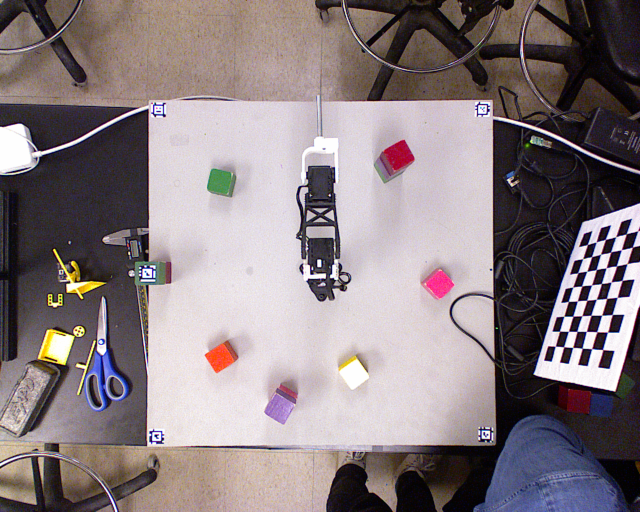
#> input picture data/rgb_image.png, 1280 x 1024 px, found by its file name (shown at 1/2 size)
$ python detect_block.py   (older library calls are emulated)
#> lines starting #> are read from the running program, lines starting #| are printed output that depends on the picture; after the words box and inside, x2 and y2 are one past the last pixel; in counts of white or black regions, pixels touching at a corner belong together
import cv2
import numpy as np
import math

colors = {'red': [0,8,200,255,75,115], 'green':[40,70,100,255,45,85], 'blue':[100,130,100,200,60,90],
         'orange': [8,18,200,255,90,150], 'purple':[140,170,100,170,45,75], 'pink': [170,180,180,250,125,165],
         'yellow' : [20,30,200,255,100,255], 'black': [5,30,100,210,20,60]}

colors_center = {'red': [4,227.5,95], 'green' : [55,177.5,65], 'blue' : [115,150,75],
                 'orange' : [13,227.5,120], 'purple' :[155,135,60], 'pink': [175,215,145],
                 'yellow' : [25,227.5,177.5], 'black': [17.5,155,40]}

frame =cv2.imread("./data/rgb_image.png",cv2.IMREAD_UNCHANGED)
#> frame is the input picture: shape (1024, 1280, 3); mean B, G, R 129.1, 125.7, 137.2

video_frame = cv2.cvtColor(frame, cv2.COLOR_BGR2HSV)
#> video_frame: shape (1024, 1280, 3); mean H, S, V 92.7, 66.6, 143.3
video_frame = cv2.resize(video_frame, (640, 480))
#> video_frame: shape (480, 640, 3); mean H, S, V 92.5, 66.5, 143.2
depth_frame = cv2.imread("./data/raw_depth.png",0).astype(np.uint8)
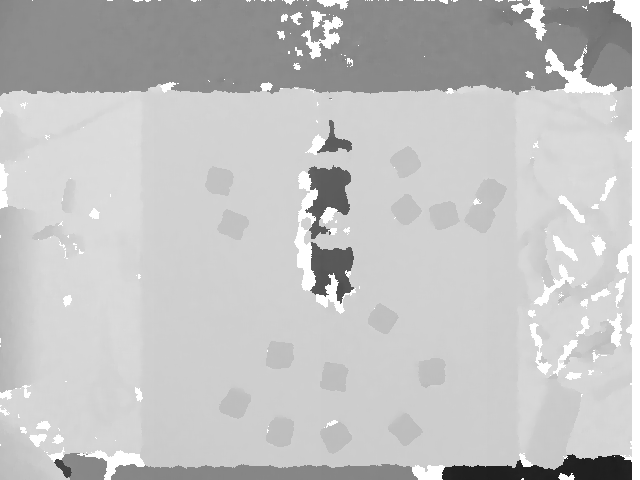
#> input picture data/raw_depth.png, 640 x 480 px, found by its file name
#> depth_frame is the input picture: shape (480, 640); min 28, max 255, mean 194
depth_frame = cv2.medianBlur(depth_frame, 3)
th1 = cv2.inRange(depth_frame, 158, 200)
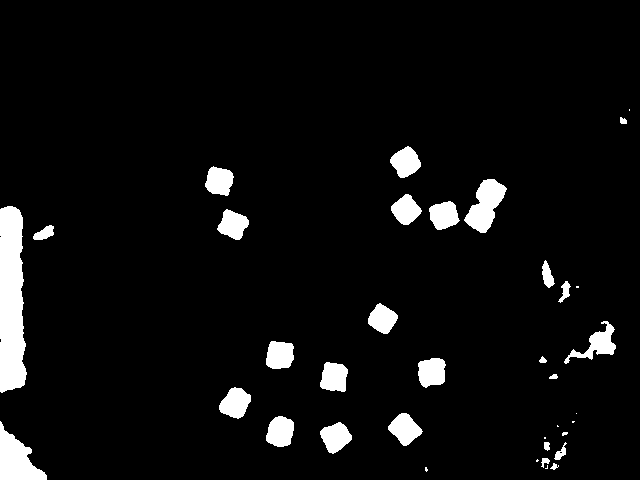
#> th1: shape (480, 640); 5.6% white; 37 white regions (10 under 20 px), largest, box (x1, y1, x2, y2) and area: (0, 206, 27, 393) 4193, (0, 421, 47, 480) 1481, (464, 179, 507, 233) 1256
kernel = cv2.getStructuringElement(cv2.MORPH_ELLIPSE,(5,5))
th1 = cv2.erode(th1, kernel, iterations=2)
#> th1: shape (480, 640); 3% white; 19 white regions (2 under 20 px), largest, box (x1, y1, x2, y2) and area: (0, 210, 22, 389) 3190, (0, 432, 43, 480) 1137, (469, 183, 502, 229) 655
th1 = cv2.dilate(th1, kernel, iterations=1)
#> th1: shape (480, 640); 4% white; 19 white regions, largest, box (x1, y1, x2, y2) and area: (0, 208, 24, 391) 3685, (0, 430, 45, 480) 1285, (467, 181, 504, 231) 934
binary = cv2.Canny(th1, 10, 90)
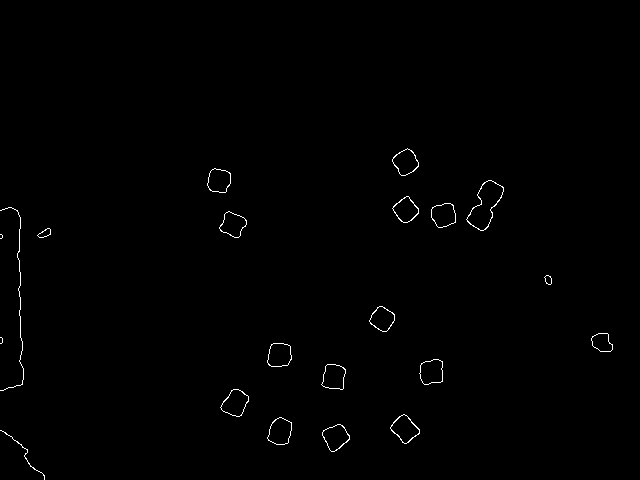
#> binary: shape (480, 640); 0.54% white in thin lines or dots, all inside (x1, y1, x2, y2) = (0, 148, 613, 480)
image, contours, hierarchy = cv2.findContours(binary, cv2.RETR_TREE, cv2.CHAIN_APPROX_SIMPLE)
#> contours = 38 contours, 4 with area under 20; largest, box (x1, y1, x2, y2) and area: (466, 180, 504, 231) 946, (466, 180, 504, 231) 916, (390, 414, 420, 444) 494, (220, 389, 249, 417) 494, (267, 417, 292, 445) 486
canvas = np.zeros((480,640,3)).astype(np.uint8)
canvas[...,0] = depth_frame
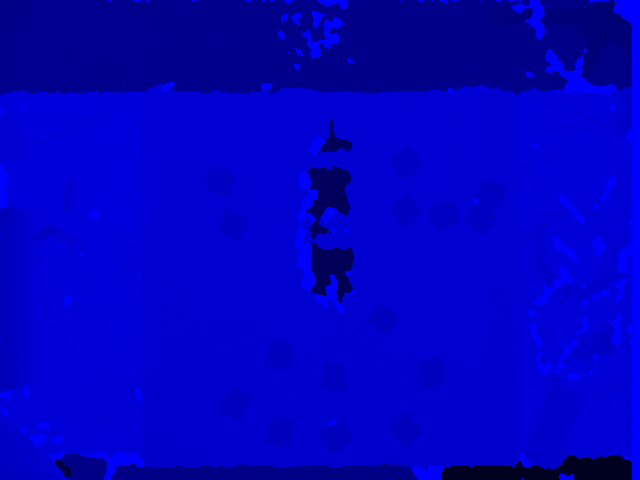
#> canvas: shape (480, 640, 3); mean of channels 0, 1, 2 194, 0, 0; drawn as B, G, R
canvas[...,1] = depth_frame
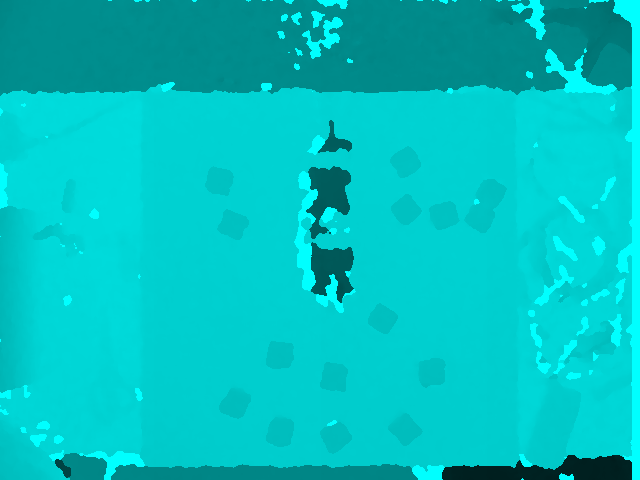
#> canvas: shape (480, 640, 3); mean of channels 0, 1, 2 194, 194, 0; drawn as B, G, R
canvas[...,2] = depth_frame
block_center = []
if(len(contours)!=0):
    for contour in contours:
        #cv2.drawContours(canvas, contours, -1, (255,0,255), 3)
        perimeter = cv2.arcLength(contour,True)
        epsilon = 0.1 * perimeter
        approx = cv2.approxPolyDP(contour, epsilon, True)
        overlap = False

        if(len(approx)==4):
            rect = cv2.minAreaRect(contour)
            box = cv2.boxPoints(rect)
            box = np.int0(box)
            cur_center = np.sum(approx, axis=0)/len(approx)
            for center in block_center:
                if(np.sum((center - cur_center)**2)<50):
                    overlap = True
                    break
            if(not overlap and cv2.contourArea(approx) > 200):
                block_center.append(cur_center)
                cv2.drawContours(canvas, [box], -1, (255,0,255), 2)
#> this loop made 38 passes
#> (perimeter, epsilon, approx, rect, box, cur_center) on passes 2 to 5: (86.91, 8.69, [[340, 424], [322, 432], [331, 451], [349, 439]], ((336.3, 436.6), (24.15, 23.7), -26.57), [[330, 452], [320, 431], [341, 420], [352, 441]], [[335.5, 436.5]]), (85.15, 8.52, [[340, 424], [349, 438], [331, 451], [322, 432]], ((335.6, 436.5), (23.81, 23.57), -29.74), [[331, 452], [319, 432], [340, 420], [351, 440]], [[335.5, 436.2]]), (87.36, 8.74, [[279, 417], [267, 438], [284, 444], [291, 422]], ((279.8, 430.9), (27.33, 21.84), -74.05), [[286, 447], [265, 441], [273, 414], [294, 420]], [[280.2, 430.2]]), (85.6, 8.56, [[279, 417], [291, 423], [284, 444], [267, 438]], ((279.8, 430.9), (27.33, 21.84), -74.05), [[286, 447], [265, 441], [273, 414], [294, 420]], [[280.2, 430.5]])
#> (perimeter, epsilon, approx, rect, box) on pass 22: (26.14, 2.61, [[546, 275], [551, 278], [550, 284], [545, 281]], ((548, 279.5), (6.36, 9.19), -45), [[549, 285], [542, 278], [547, 274], [553, 280]])
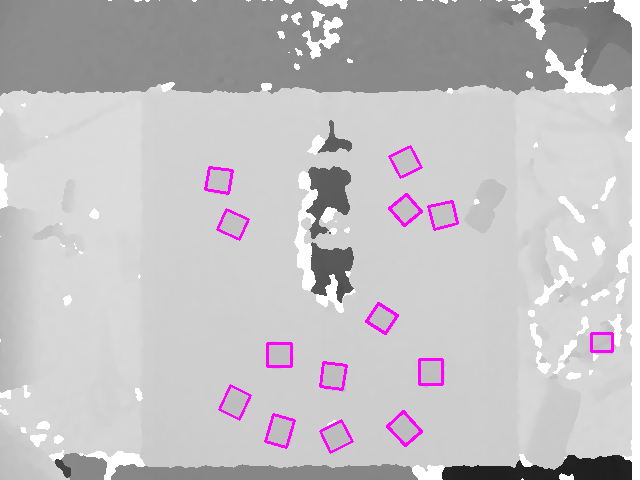
#> canvas: shape (480, 640, 3); mean of channels 0, 1, 2 194.7, 191.6, 194.7; drawn as B, G, R
#> after the loop, block_center = [[[335.5, 436.5]], [[280.2, 430.2]], [[404.5, 428.5]], [[235, 402]], [[333.8, 376.5]], [[432.2, 372.2]], [[279, 354.8]], [[602.8, 342.2]], [[382, 318]], [[232.8, 224]], [[444.2, 215]], [[405.2, 209.8]], [[219, 180.8]], [[404.5, 162]]]

affine_matrix = np.array([[ 9.29346844e-1,  -3.23494980e-03,   11.2347976],
                        [  1.48233033e-03,   8.74361534e-01,   31.8750435]])

num = len(block_center)
#> num = 14
block_center = np.array(block_center).reshape(num,2).T
block_center_h = np.concatenate((block_center, np.ones([1, num])), axis=0)
block_center_in_rgb = np.dot(affine_matrix, block_center_h).T
#> block_center_in_rgb = 14 rows, first 8: [321.6, 414], [270.3, 408.5], [385.8, 407.1], [228.3, 383.7], [320.2, 361.6], [411.7, 358], [269.4, 342.5], [570.3, 332]
font = cv2.FONT_HERSHEY_SIMPLEX
#> font = 0
for center in block_center_in_rgb:
    min_loss = 2000
    x=int(center[0])
    y=int(center[1])
    h = int(video_frame[y][x][0])
    s = int(video_frame[y][x][1])
    v = int(video_frame[y][x][2])
    for key in colors:
        # [6 lines of commented-out code are left out]
        h_diff = abs(h - colors_center[key][0])
        s_diff = abs(s - colors_center[key][1])
        v_diff = abs(v - colors_center[key][2])

        loss = math.sqrt(0.9 * (h_diff**2) + 0.05 * (s_diff**2) + 0.05 * (v_diff**2))

        if (loss < min_loss):
            min_loss = loss
            color_detected = key
    #output_h = "H:{}".format(int(video_frame[y][x][0]*2))
    output_h = "{}".format(color_detected)
    cv2.putText(canvas, output_h, (x, y), font, 0.5, (0, 0, 0))
#> this loop made 14 passes
#> (center, x, y, h, s, v, output_h) on passes 1 to 12: ([321.6, 414], 321, 414, 149, 11, 223, 'purple'), ([270.3, 408.5], 270, 408, 160, 9, 224, 'purple'), ([385.8, 407.1], 385, 407, 155, 18, 226, 'purple'), ([228.3, 383.7], 228, 383, 96, 8, 242, 'blue'), ([320.2, 361.6], 320, 361, 152, 17, 201, 'purple'), ([411.7, 358], 411, 357, 17, 19, 225, 'yellow'), ([269.4, 342.5], 269, 342, 137, 14, 230, 'purple'), ([570.3, 332], 570, 332, 122, 250, 92, 'blue'), ([365.2, 310.5], 365, 310, 91, 9, 222, 'blue'), ([226.8, 228.1], 226, 228, 100, 8, 231, 'blue'), ([423.4, 220.5], 423, 220, 154, 10, 217, 'purple'), ([387.2, 215.9], 387, 215, 146, 22, 204, 'purple')
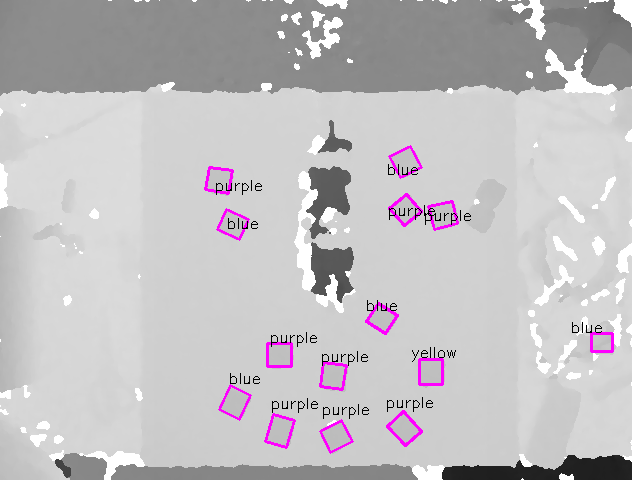
#> canvas: shape (480, 640, 3); 0.48% of pixels changed, all inside (x1, y1, x2, y2) = (216, 164, 602, 419); drawn as B, G, R
#> after the loop, color_detected = 'blue'

cv2.imshow("image",canvas)
cv2.waitKey(0)
cv2.destroyAllWindows()
